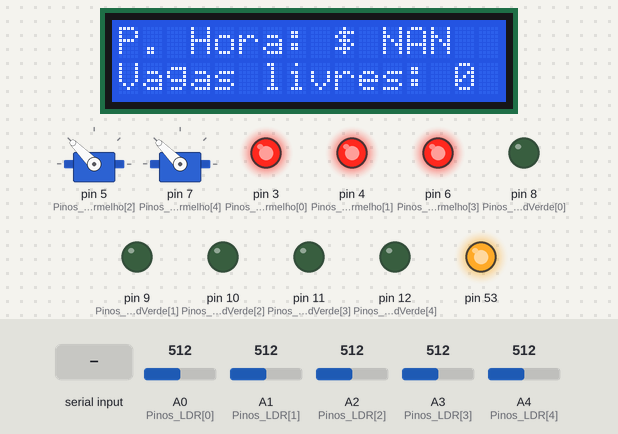
The sketch below on a simulated Arduino Mega 2560, built with avr-gcc and run on an emulated ATmega2560. Parts: 16×2 character LCD, 2 × servo, output pins drawn as LEDs (lit = HIGH). Inputs (shaded band) come from the test bench; at power-on: A0 (Pinos_LDR[0]) = 512, A1 (Pinos_LDR[1]) = 512, A2 (Pinos_LDR[2]) = 512, A3 (Pinos_LDR[3]) = 512, A4 (Pinos_LDR[4]) = 512. EEPROM starts erased; pins used as bus, display or sensor lines are not drawn.

Above: at 1.7 s.
1.8 s: "p90\n" received over Serial
At 2.5 s:
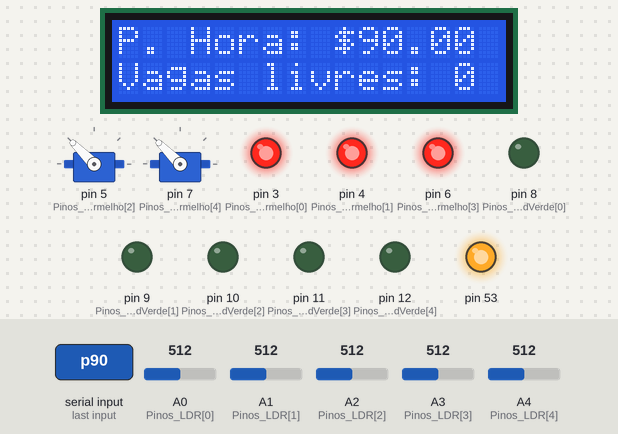
3.4 s: A0 (Pinos_LDR[0]) set to 464
4.9 s: A0 (Pinos_LDR[0]) set to 437
At 5.9 s:
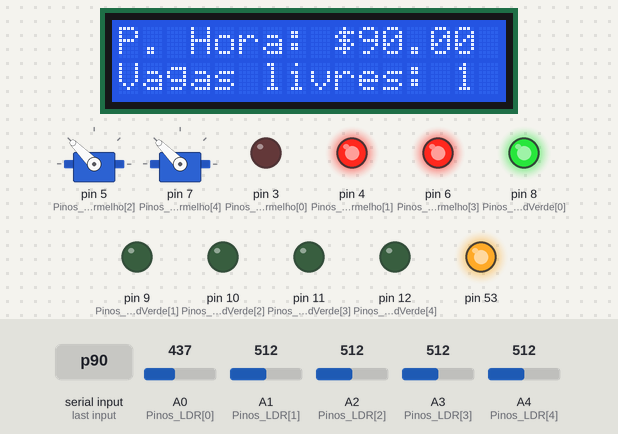
6.4 s: A1 (Pinos_LDR[1]) set to 460
7.9 s: A1 (Pinos_LDR[1]) set to 442
At 8.7 s:
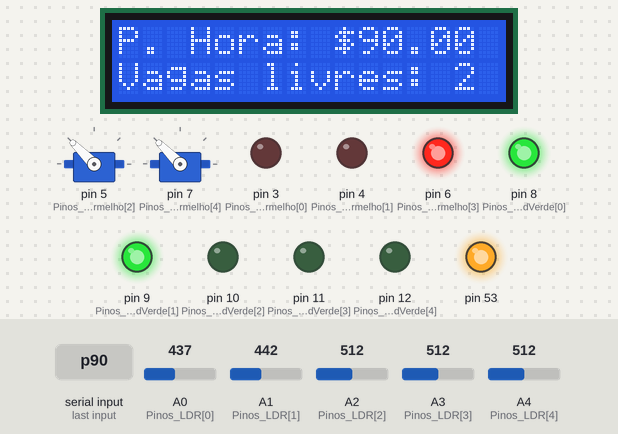
9.4 s: A2 (Pinos_LDR[2]) set to 460
10.9 s: A2 (Pinos_LDR[2]) set to 438
At 12.1 s:
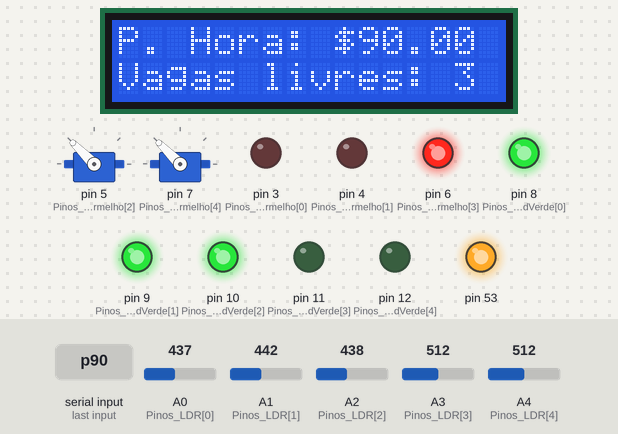
Timing chart, 0 to 13.4 s (numbered marks = the images above; inputs shaded):
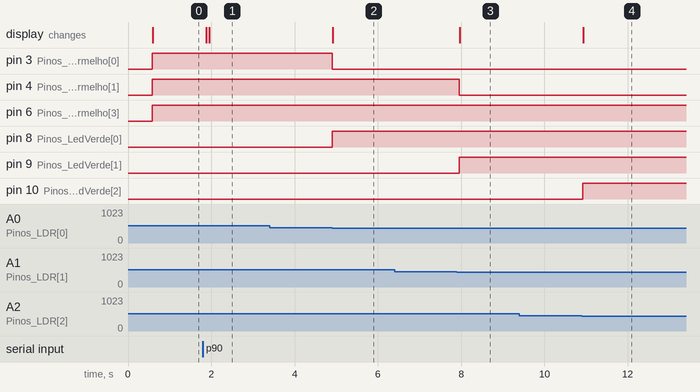

The sketch:

ControlePrincipal.ino
```cpp
#include <LCD_I2C.h>
#include <SPI.h>
#include <MFRC522.h>
#include <Servo.h>
#include <EEPROM.h>


//*****************************************************************************************//
extern void setupRFID();


int select = 0;
Servo s1; // Variável Servo
Servo s2;
int pos1; // Posição Servo
int pos2;
float price = 0.00f;
int vagas = 0;
float f = 0.00f; //variável auxiliar para armazenar o preço
int address = 0; //variável auxiliar para armazenar o endereço de memória

int estadoAtual[] = {0,0,0,0,0};

LCD_I2C lcd(0x27,16,2);
void setup() {

  EEPROM.get(address, f); // guarda o valor do endereço 0 na variável 'f'
  price = f; //atribui o valor de f ao preço

  pinMode(5, OUTPUT);
  pinMode(7, OUTPUT);
  lcd.begin();  //inicializa o display
  lcd.backlight(); //ativa o backlight do display

  SetupVagas();
  s1.attach(5);
  s1.write(135);
  s2.attach(7);
  s2.write(135);
  delay(400);

  s1.detach(); // mais estabilidade para os motores
  s2.detach();


  setupRFID();


}

//*****************************************************************************************//


void loop() {

    lcd.setCursor(0, 0);

    lcd.print("P. Hora: $" + String(price, 2)); //primeira linha

    LoopVagas();
    lcd.setCursor(0, 1);

    String aux = "Vagas livres: " + String(vagas);
    lcd.print(aux); //segunda linha

    vagas = 0;

      char reading = Serial.read();
      switch(reading){

          case 'a':
            s1.attach(5);
            for(pos1 = 135; pos1 >= 40; pos1--){
            s1.write(pos1);
            delay(12);

          }
          delay(3500);


          for(pos1 = 40; pos1 <= 135; pos1++){
            s1.write(pos1);
            delay(12);
            }
          s1.detach();

            break;


          case 'b':
          s2.attach(7);

            for(pos2 = 135; pos2 >= 40; pos2--){
              s2.write(pos2);
              delay(12);

            }
            delay(3500);


            for(pos2 = 40; pos2 <= 135; pos2++){
              s2.write(pos2);
              delay(12);
              }
            s2.detach();

            break;

          case 'p':
            lcd.clear();
            price = Serial.parseFloat();
            EEPROM.put(address, price); // armazena o valor na memória


          }


    loopRFID();


}
```

ControleVagas+Display.ino
```cpp
#include <LCD_I2C.h>

int Pinos_LedVermelho[5] = {3,4,5,6,7}; //tem que trocar quando for implementar
int Pinos_LedVerde[5] = {8,9,10,11,12}; //tem que trocar quando for implementar
int Pinos_LDR[5] = {A0,A1,A2,A3,A4}; // tem que trocar quando for implementar (A1, A2...);


void SetupVagas(){


for(byte i = 0; i < 5; i++){
  pinMode(Pinos_LDR[i], INPUT_PULLUP);
}

for(byte i = 0; i < 5; i++){
  pinMode(Pinos_LedVerde[i], OUTPUT);
  pinMode(Pinos_LedVermelho[i], OUTPUT);
}


}

void LoopVagas(){

  for(byte i = 0; i < 5; i++){
    if(analogRead(Pinos_LDR[i]) > 450){
      digitalWrite(Pinos_LedVerde[i], LOW);
      digitalWrite(Pinos_LedVermelho[i], HIGH);

    }else {
      digitalWrite(Pinos_LedVerde[i], HIGH);
      digitalWrite(Pinos_LedVermelho[i], LOW);
      vagas = vagas + 1;
    }
  }


}
```

ReadUidMultiReader.ino
```cpp
#include <SPI.h>
#include <MFRC522.h>

#define RST_PIN         47         // Configurable, see typical pin layout above
#define SS_1_PIN        49         // Configurable, take a unused pin, only HIGH/LOW required, must be different to SS 2
#define SS_2_PIN        46         // Configurable, take a unused pin, only HIGH/LOW required, must be different to SS 1

#define NR_OF_READERS   2

byte ssPins[] = {SS_1_PIN, SS_2_PIN};

MFRC522 mfrc522[NR_OF_READERS];   // Create MFRC522 instance.

byte wait = 1;

/**
 * Initialize.
 */

void setupRFID() {

  Serial.begin(115200); // Initialize serial communications with the PC
  Serial.setTimeout(2000);
  while (!Serial);    // Do nothing if no serial port is opened (added for Arduinos based on ATMEGA32U4)

  SPI.begin();        // Init SPI bus

  for (uint8_t reader = 0; reader < NR_OF_READERS; reader++) {
    mfrc522[reader].PCD_Init(ssPins[reader], RST_PIN); // Init each MFRC522 card

  }
}

/**
 * Main loop.
 */
void loopRFID() {

    for (uint8_t reader = 0; reader < NR_OF_READERS; reader++) {
      // Look for new cards

      if (mfrc522[reader].PICC_IsNewCardPresent() && mfrc522[reader].PICC_ReadCardSerial()) {

        //Serial.print(reader);
        // Show some details of the PICC (that is: the tag/card)

        dump_byte_array(mfrc522[reader].uid.uidByte, mfrc522[reader].uid.size);
        Serial.println();


        // Halt PICC
        mfrc522[reader].PICC_HaltA();
        // Stop encryption on PCD
        mfrc522[reader].PCD_StopCrypto1();
      } //if (mfrc522[reader].PICC_IsNewC
    } //for(uint8_t reader
  }


/**
 * Helper routine to dump a byte array as hex values to Serial.
 */
void dump_byte_array(byte *buffer, byte bufferSize) {

    for (byte i = 0; i < bufferSize; i++) {
      Serial.print(buffer[i] < 0x10 ? "0" : "");
      Serial.print(buffer[i], HEX);
    }


}
```

Measured:
- the behaviour switches between 451 and 450 on A0 (Pinos_LDR[0]) (found by bisection; images 1 and 2)
- the behaviour switches between 451 and 450 on A1 (Pinos_LDR[1]) (found by bisection; images 2 and 3)
- the behaviour switches between 451 and 450 on A2 (Pinos_LDR[2]) (found by bisection; images 3 and 4)
- after the input at 1.8 s, the display: first changes after 0.08 s (image 1 shows a later state)
- after the input at 3.4 s, every drawn part: stays the same
- after the input at 4.9 s, pin 3 (Pinos_LedVermelho[0]): HIGH → LOW at once; pin 8 (Pinos_LedVerde[0]): LOW → HIGH at once; the display: changes at once (image 2)
- after the input at 6.4 s, every drawn part: stays the same
- after the input at 7.9 s, pin 4 (Pinos_LedVermelho[1]): HIGH → LOW after 0.05 s; pin 9 (Pinos_LedVerde[1]): LOW → HIGH after 0.05 s; the display: changes after 0.07 s (image 3)
- after the input at 9.4 s, every drawn part: stays the same
- after the input at 10.9 s, pin 10 (Pinos_LedVerde[2]): LOW → HIGH at once; the display: changes at once (image 4)
